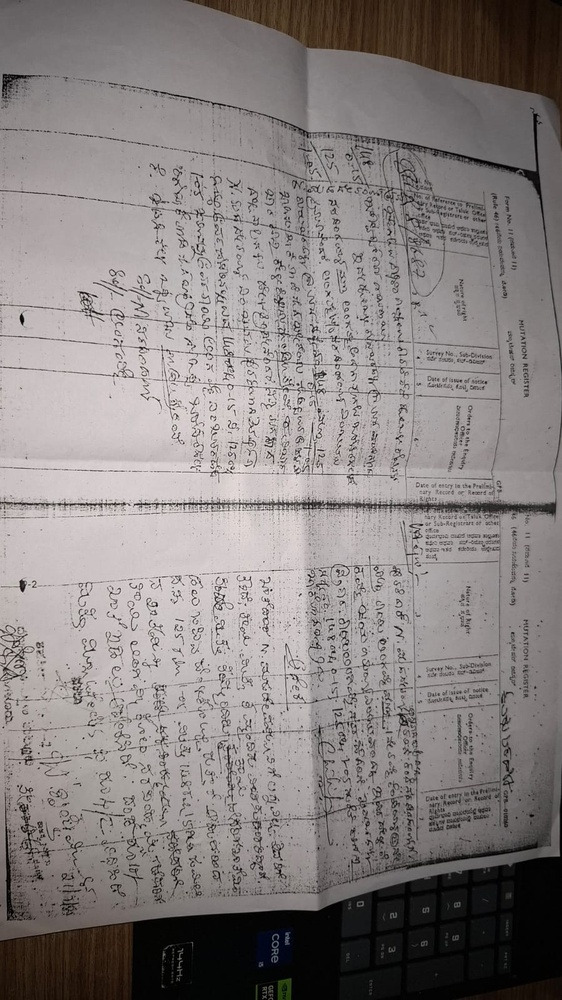
#> input picture tests/fixtures/documents/doc1.jpeg, 562 x 1000 px, shrunk from 900 x 1600 before the run
$ python -i enhancement.py   (imports and definitions only)
#> lines starting #> are read from the running program, lines starting #| are printed output that depends on the picture
#> further down, picture is the input picture: shape (1000, 562, 3); mean B, G, R 129.1, 130, 136
"""person-a/src/preprocessing/enhancement.py
OpenCV adaptive image enhancements: CLAHE, Bilateral Denoising, Unsharp Sharpening, and Adaptive Binarization.
"""

from typing import List, Tuple
import cv2
import numpy as np


class ImageEnhancer:
    """Applies selective, quality-driven OpenCV enhancements."""

    def __init__(
        self,
        clahe_clip: float = 2.0,
        clahe_grid: int = 8,
        bilateral_d: int = 9,
        bilateral_sigma_color: float = 75.0,
        bilateral_sigma_space: float = 75.0,
    ):
        self.clahe_clip = clahe_clip
        self.clahe_grid = clahe_grid
        self.bilateral_d = bilateral_d
        self.bilateral_sigma_color = bilateral_sigma_color
        self.bilateral_sigma_space = bilateral_sigma_space

    def apply_clahe(self, image: np.ndarray) -> np.ndarray:
        """Apply Contrast Limited Adaptive Histogram Equalization in LAB space."""
        if len(image.shape) == 2:
            clahe = cv2.createCLAHE(clipLimit=self.clahe_clip, tileGridSize=(self.clahe_grid, self.clahe_grid))
            return clahe.apply(image)

        lab = cv2.cvtColor(image, cv2.COLOR_BGR2LAB)
#> lab: shape (1000, 562, 3); mean of channels 0, 1, 2 137.6, 130.1, 129.5
        l_chan, a_chan, b_chan = cv2.split(lab)
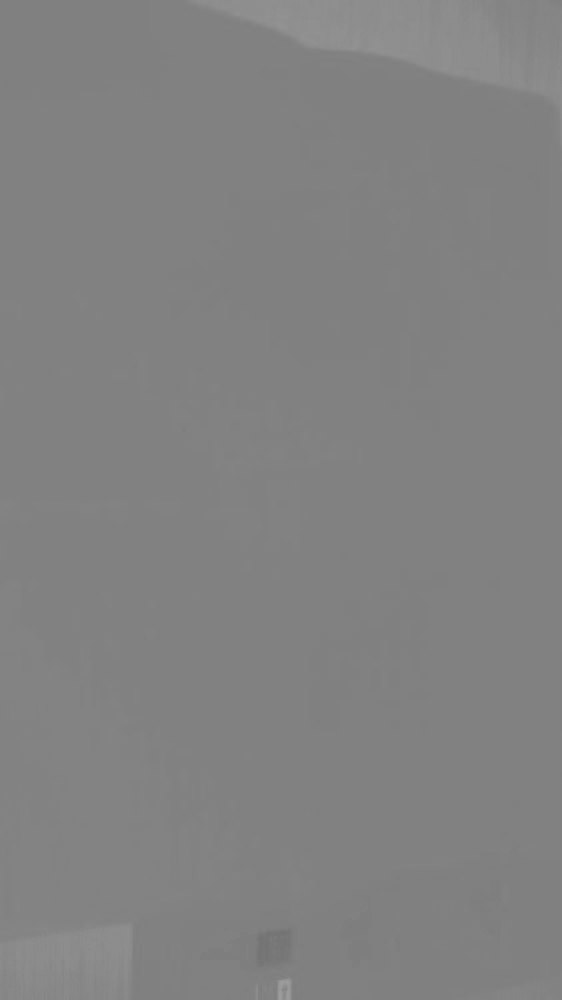
#> b_chan: shape (1000, 562); min 113, max 157, mean 129.5
        clahe = cv2.createCLAHE(clipLimit=self.clahe_clip, tileGridSize=(self.clahe_grid, self.clahe_grid))
        cl = clahe.apply(l_chan)
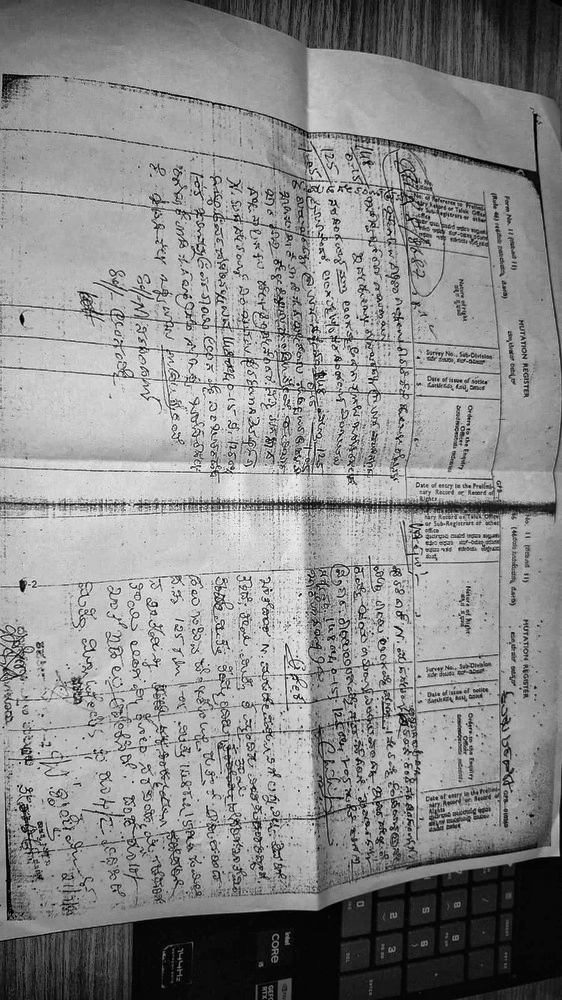
#> cl: shape (1000, 562); min 0, max 253, mean 140
        merged = cv2.merge((cl, a_chan, b_chan))
#> merged: shape (1000, 562, 3); mean of channels 0, 1, 2 140, 130.1, 129.5
        return cv2.cvtColor(merged, cv2.COLOR_LAB2BGR)
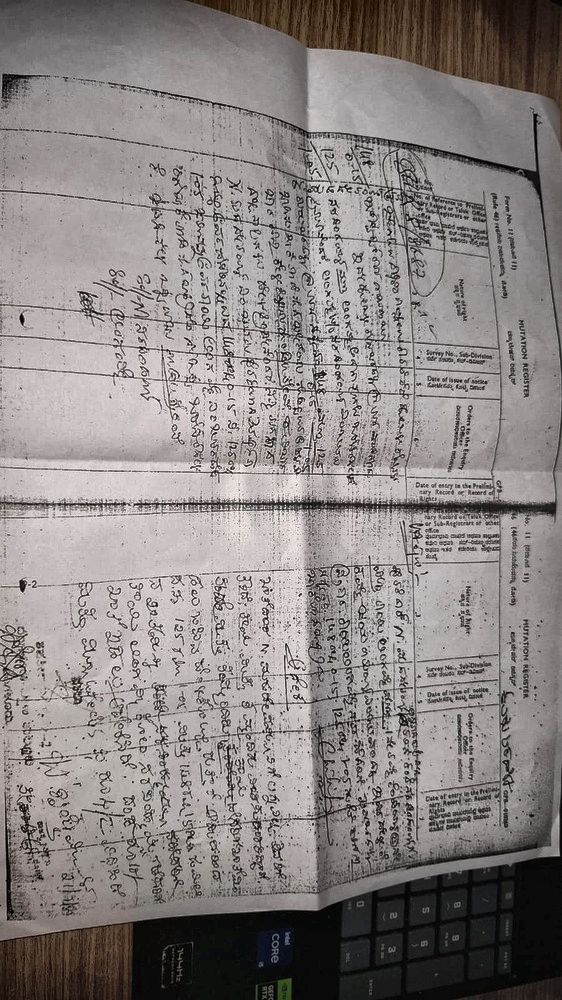
#> returned value: shape (1000, 562, 3); mean B, G, R 131.5, 132.7, 138.6

    def denoise(self, image: np.ndarray) -> np.ndarray:
        """Edge-preserving bilateral filtering to reduce noise while maintaining character sharpness."""
        return cv2.bilateralFilter(
            image,
            d=self.bilateral_d,
            sigmaColor=self.bilateral_sigma_color,
            sigmaSpace=self.bilateral_sigma_space,
        )

    def sharpen(self, image: np.ndarray, amount: float = 1.0) -> np.ndarray:
        """Unsharp masking for edge and character stroke crispness."""
        blurred = cv2.GaussianBlur(image, (0, 0), sigmaX=3)
        sharpened = cv2.addWeighted(image, 1.0 + amount, blurred, -amount, 0)
        return sharpened

    def binarize(self, image: np.ndarray) -> np.ndarray:
        """Adaptive Gaussian thresholding for high-contrast binarized OCR feed."""
        gray = cv2.cvtColor(image, cv2.COLOR_BGR2GRAY) if len(image.shape) == 3 else image
        binary = cv2.adaptiveThreshold(
            gray, 255, cv2.ADAPTIVE_THRESH_GAUSSIAN_C,
            cv2.THRESH_BINARY, 11, 2
        )
        return cv2.cvtColor(binary, cv2.COLOR_GRAY2BGR)

>>> import cv2
>>> picture = cv2.imread('../../../tests/fixtures/documents/doc1.jpeg')
>>> result = ImageEnhancer().apply_clahe(picture)
